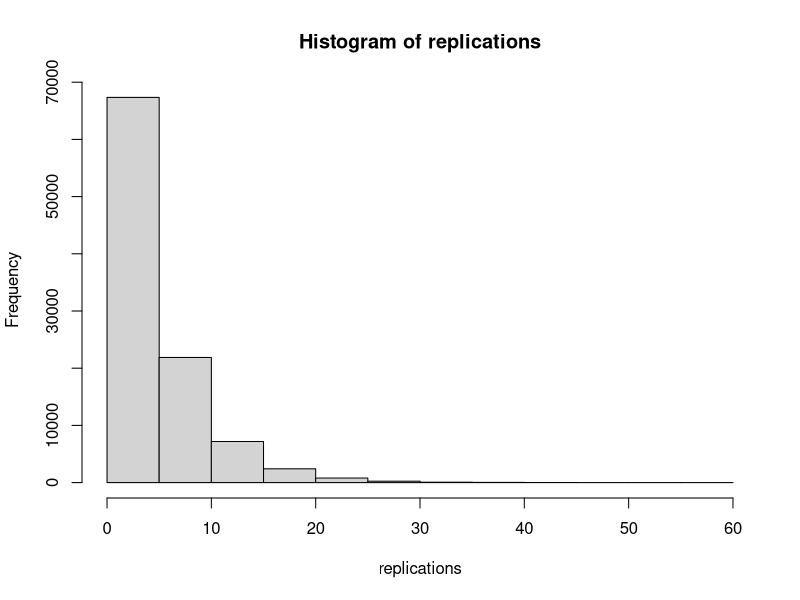
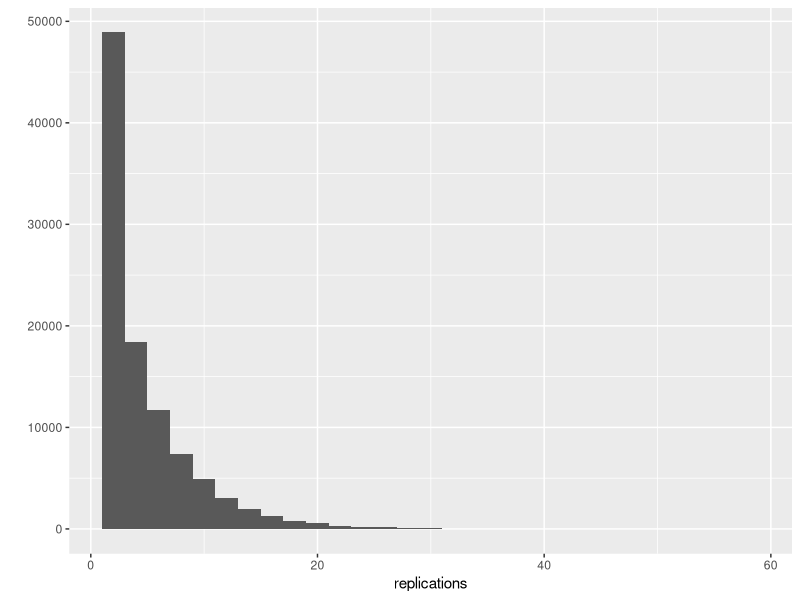

These charts were generated, in order, by the following R code:
# simulate a geometric distribution
library(ggplot2)
# to find the first instance of heads
replications <- replicate(100000, which(rbinom(100, 1, 0.2) == 1)[1])

# histrogram for distribution
hist(replications)
qplot(replications)
